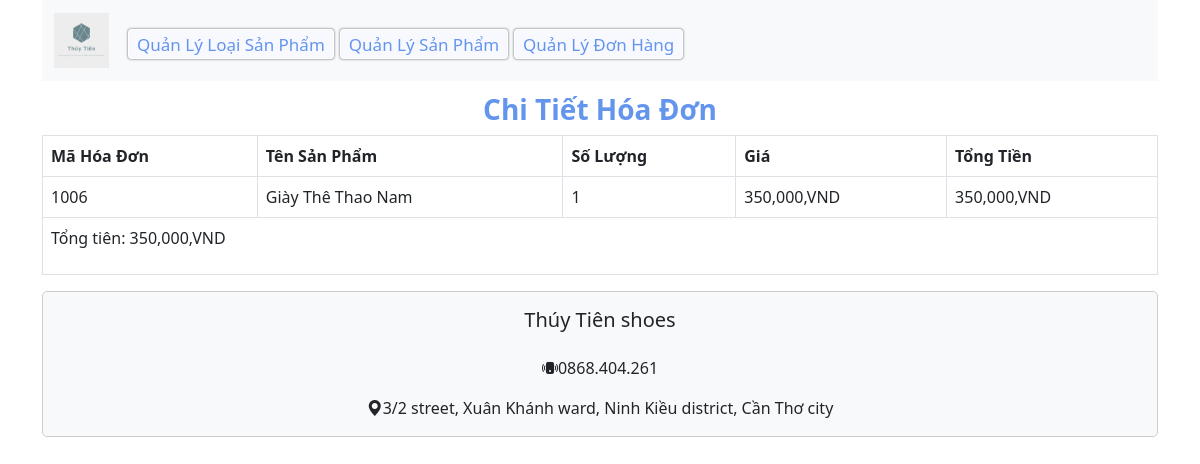
The app's page /admincp/index.php?action=donhang&&query=xem&&mahd=1006 with its own data.
### tables this page shows
CREATE TABLE `ct_hoadonban` (
  `Mahd` int(50) NOT NULL,
  `Magiay` int(11) NOT NULL,
  `Soluongban` int(11) NOT NULL
);

CREATE TABLE `giay` (
  `Magiay` int(15) NOT NULL,
  `Tengiay` varchar(100) NOT NULL,
  `Maloai` varchar(100) NOT NULL,
  `Hinh` varchar(255) NOT NULL,
  `Magt` int(15) NOT NULL,
  `STT_size` int(10) NOT NULL,
  `Soluong` int(11) NOT NULL,
  `Gia` int(10) NOT NULL
);

### admincp/modules/qldonhang/xemdonhang.php (the view, shortened to what this page needs)
<?php
    $sql_lke_dh = "SELECT * FROM ct_hoadonban cthdb, giay g WHERE cthdb.Mahd = '$_GET[mahd]' AND g.Magiay = cthdb.Magiay";
    $query_lke = mysqli_query($conn, $sql_lke_dh);
?>
<div>
        <table class="table table-bordered">
            <h3 style="color: cornflowerblue; text-align:center;"> <b>Chi Tiết Hóa Đơn</b></h3>
            <thead>
                <tr>
                    <th>Mã Hóa Đơn</th>
                    <th>Tên Sản Phẩm</th>
                    <th>Số Lượng</th>
                    <th>Giá</th>
                    <th>Tổng Tiền</th>
                </tr>
            </thead>
                <?php
                    $tongtien = 0;
                    while( $row = mysqli_fetch_array($query_lke)){
                        $thanhtien = $row['Gia'] * $row['Soluongban'];
                        $tongtien += $thanhtien;
                ?>
            <tbody>
                <tr>
                    <td><?php echo $row['Mahd'] ?></td>
                    <td><?php echo $row['Tengiay'] ?></td>
                    <td><?php echo $row['Soluongban']?></td>
                    <td><?php echo number_format( $row['Gia']). ',' . 'VND' ?></td>
                    <td><?php echo number_format($thanhtien). ',' .'VND'  ?></td>
                </tr>
            </tbody>
                <?php
                    }
                ?>
                    <td colspan = "6">
                        <p> Tổng tiên: <?php echo number_format($tongtien). ',' .'VND'?></p>
                    </td>
        </table>
</div>

### records on screen
ct_hoadonban: Mahd "1006", giay.Tengiay "Giày Thê Thao Nam", Soluongban "1", giay.Gia "350,000", Soluongban.Gia "350,000"

### other values on screen
$tongtien "350,000"
